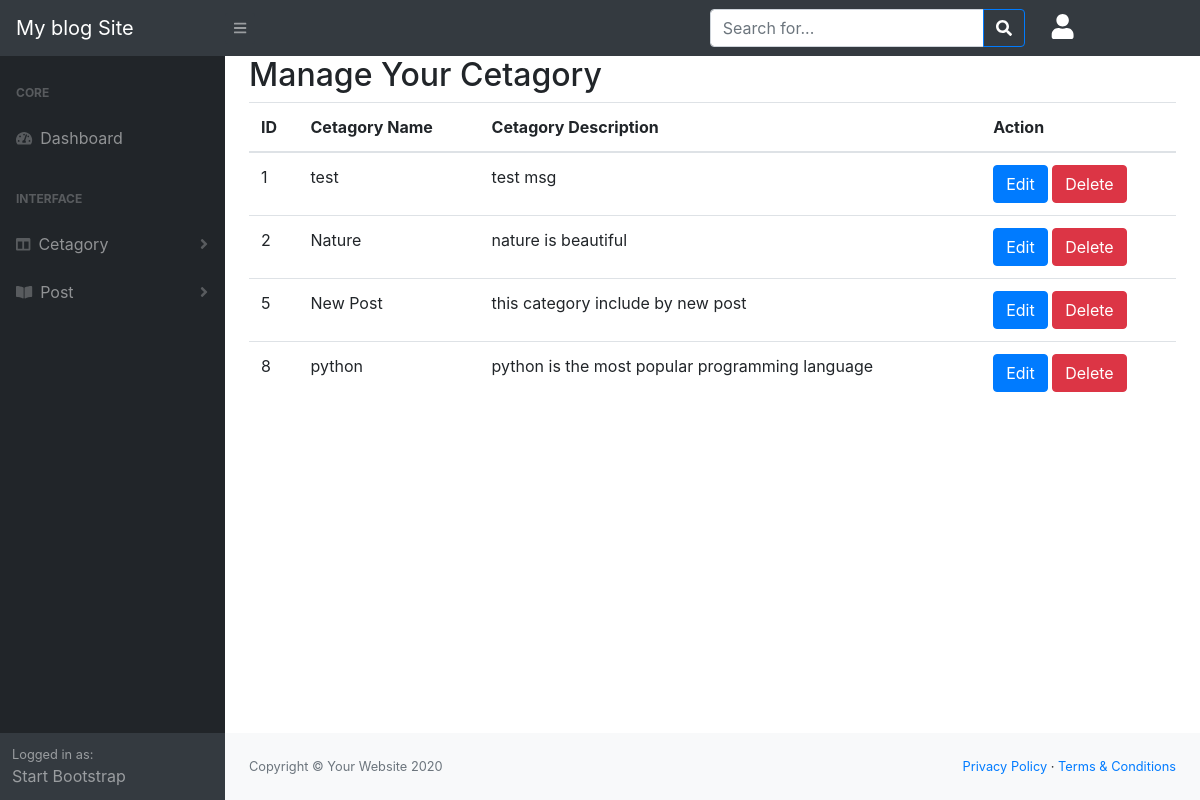
The page /admin/manage_cetagory.php (signed in) on the database its author committed.
### tables this page shows
CREATE TABLE IF NOT EXISTS `category` (
  `ceta_id` int NOT NULL AUTO_INCREMENT,
  `ceta_name` text NOT NULL,
  `ceta_des` text NOT NULL,
  PRIMARY KEY (`ceta_id`)
);

### admin/manage_cetagory.php (called while the page is built, shortened)
<?php
include ('tempelete.php');
?>

### admin/Class/function.php (called while the page is built, shortened)
<?php
class blogproject
{
    private $conn;
    public function __construct()
    {
        $dbhost = 'localhost';
        $UserName = 'root';
        $Userpass = '';
        $dbname = 'blogproject';
        $this->conn = mysqli_connect($dbhost, $UserName, $Userpass, $dbname);
    }
    public function display_cetagory()
    {
        $query = "SELECT * FROM `category`";
        if (mysqli_query($this->conn, $query)) {
            $display_cetagory = mysqli_query($this->conn, $query);
            return ($display_cetagory);
        }
    }
}
?>

### admin/view/view_manage_ceta.php (the view, shortened to what this page needs)
<?php
$display_cetagory_data = $obj->display_cetagory();
?>
<h2> Manage Your Cetagory </h2>
<table class="table">
    <thead>
        <th>ID</th>
        <th> Cetagory Name</th>
        <th> Cetagory Description</th>
        <th>Action</th>
    </thead>
    <tbody>
        <?php
        while ($display_cetagory = mysqli_fetch_assoc($display_cetagory_data)) {
            ?>
            <tr>
                <td>
                    <?php echo $display_cetagory['ceta_id']; ?>
                </td>
                <td>
                    <?php echo $display_cetagory['ceta_name']; ?>
                </td>
                <td>
                    <?php echo $display_cetagory['ceta_des']; ?>
                </td>
                <td>
                    <a class="btn btn-primary"
                        href="edit_cetagory.php?status=edit&&id=<?php echo $display_cetagory['ceta_id']; ?>"> Edit </a>
                    <a class="btn btn-danger" href="?status=delete&&ceta_id=<?php echo $display_cetagory['ceta_id']; ?>">
                        Delete </a>
                </td>
            </tr>
        <?php } ?>
    </tbody>
</table>

### rows shown on the page
category: ceta_id "1", ceta_name "test", ceta_des "test msg"
category: ceta_id "2", ceta_name "Nature", ceta_des "nature is beautiful"
category: ceta_id "5", ceta_name "New Post", ceta_des "this category include by new post"
category: ceta_id "8", ceta_name "python", ceta_des "python is the most popular programming language"
